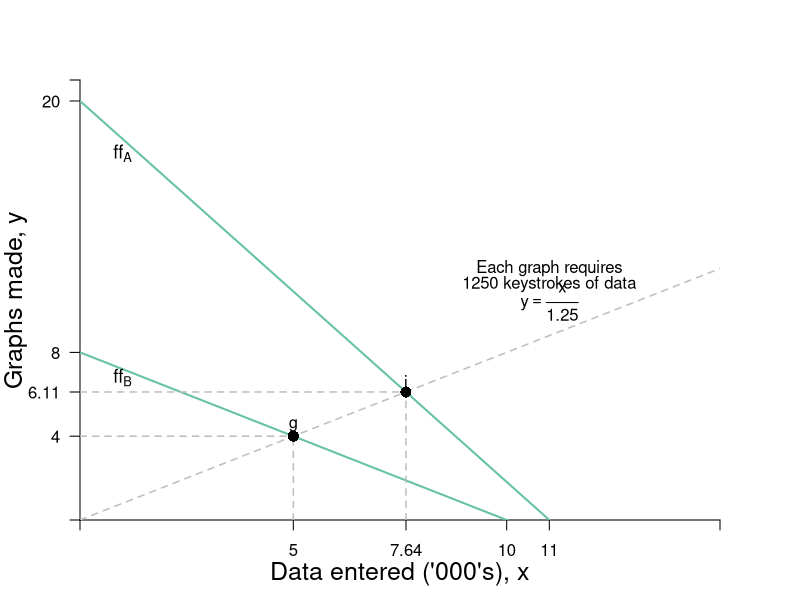

This figure's R source:
#Graph Designer: Simon Halliday + Scott Cohn
#Authors: Bowles and Halliday
#Title: Coordination, Conflict and Competition: A Text in Microeconomics

require(shape)
pdf(file = "specprodexch/data_entered_initial.pdf", width = 8, height = 8)

#Set parameters for graphics
axislabelsize <- 1.5
labelsize <- 1.1
smalllabelsize <- 0.9
graphlinewidth <- 2
segmentlinewidth <- 1.5

COL <- c("#7fc97f", "#beaed4", "#fdc086", "#ffff99", "#386cb0", "#f0027f", "#bf5b17", "#666666")
COLA <- c("#e0f3db", "#99d8c9","#66c2a4","#41ae76", "#238b45", "#005824")
COLB <- c("#4eb3d3", "#2b8cbe", "#0868ac","#084081")


ffA <- function(x, yintA = 20, sA = 20/11) {
  yintA - sA*x
}

ffB <- function(x, yintB = 8, sB = 8/10) {
  yintB - sB*x
}

exchange <- function(x, slope = 1/1.25) {
  slope*x
}

priceA <- function(x, pintA = 20, psA = 1.45) {
  pintA - psA*x
}

priceB <- function(x, pintB = 14.5, psB = 1.45) {
  pintB - psB*x
}

#Edited the margins to cater for the larger LHS labels
par(mar =  c(4, 4, 4, 4))

xlims <- c(0, 15)
ylims <- c(0, 21)

npts <- 501 
x <- seq(xlims[1], xlims[2], length.out = npts)
y <- seq(ylims[1], ylims[2], length.out = npts) 
a <- c(3.25, 5.25, 7.25)

plot(0, 0, xlim = xlims, ylim = ylims, type = "n",
     xlab = expression(paste("")),
     ylab = expression(paste("")), 
     xaxt = "n", 
     yaxt = "n", 
     cex.lab = axislabelsize, 
     bty = "n", 
     xaxs="i", 
     yaxs="i"
)


# ticksy <- seq(from = 0, to = ylims[2], by = 1)
# ylabels <- seq(from = 0, to = ylims[2], by = 1)
# ticksx <- seq(from = 0, to = xlims[2], by = 1)
# xlabels <- seq(from = 0, to = xlims[2], by = 1)
ticksy <- c(ylims[1], 4, 6.11, 8, 20, ylims[2])
ylabels <- c(NA, 4, 6.11, 8,  20, NA)
ticksx <- c(xlims[1], 5, 7.64, 10, 11,  xlims[2])
xlabels <-  c(NA, 5, 7.64, 10, 11,  NA)

axis(1, at = ticksx, pos = 0, labels = xlabels)
axis(2, at = ticksy, pos = 0, labels = ylabels, las = 1)

npts <- 500 
xx1 <- seq(xlims[1], xlims[2], length.out = npts)

#Draw the graphs
lines(xx1, ffA(xx1), col = COLA[3], lwd = graphlinewidth)
lines(xx1, ffB(xx1), col = COLA[3], lwd = graphlinewidth)
lines(xx1, exchange(xx1), lty = 2, col = "gray", lwd = segmentlinewidth)
#lines(xx1, priceA(xx1), col = COLB[3], lwd = graphlinewidth)
#lines(xx1, priceB(xx1), col = COLB[3], lwd = graphlinewidth)


#segments(0, 8, 6.4, 8, lty = 2, col = "dark grey",  lwd = segmentlinewidth)



segments(0, 4, 5, 4, lty = 2, col = "grey",  lwd = segmentlinewidth)
segments(5, 0, 5, 4, lty = 2, col = "grey",  lwd = segmentlinewidth)
segments(0, 6.11, 7.64, 6.11, lty = 2, col = "grey",  lwd = segmentlinewidth)
segments(7.64, 0, 7.64, 6.11, lty = 2, col = "grey",  lwd = segmentlinewidth)

# segments(0, 15, 10, 0, lty = 1, col = COLA[3],  lwd = graphlinewidth)
# 
# segments(0, 4.14, 4.14, 4.14, lty = 2, col = "grey",  lwd = segmentlinewidth)
# segments(4.14, 0, 4.14, 4.14, lty = 2, col = "grey",  lwd = segmentlinewidth)

#Label Points
xpts <- c(5, 7.638888889)
ypts <- xpts/1.25
yadj1 <- 0.5
yadj2 <- -0.5

points(xpts, ypts, pch = 16, col = "black", cex = 1.5)
ptlabels <- c("g", "i")
text(xpts, ypts + yadj1, ptlabels)
#coordlabs <- c("(5,4)", "(6.44, 5.16)", "(7.64,6.11)", "(8.89,7.11)")
#text(xpts, ypts + yadj2, coordlabs, cex = smalllabelsize)

#Axis labels
mtext(expression(paste("Data entered ('000's), ", x)), side = 1, line = 2.5, cex = axislabelsize)
text(-1.5, 0.5*ylims[2], expression(paste("Graphs made, ", y)), xpd = TRUE, cex = axislabelsize, srt = 90) 

#Text
text(11, 12, expression(paste("Each graph requires")))
text(11, 11.25, expression(paste("1250 keystrokes of data")))
text(11, 10.4, expression(paste(y == frac(x,1.25) )))

#Label the curves
# text(1, 12.5, expression(p[1]), cex = labelsize)
# text(1, 19.4, expression(p[2]), cex = labelsize)

text(1, 17.5, expression(ff[A]), cex = labelsize)
text(1, 6.8, expression(ff[B]), cex = labelsize)

dev.off()
